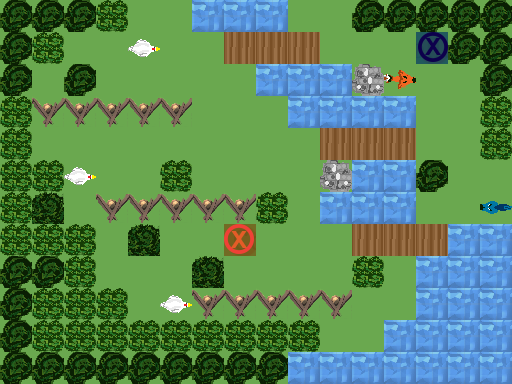

The image is a tile-based game level rendered from a .tmx file. Its description and complete source (layers, tilesets, objects, tile grids) follow:
An orthogonal 16x12 tile map with 32x32 px tiles, 3 tile layers (Ground, Obstacles, Objects), 1 hidden layer not drawn.

<map version="1.0" orientation="orthogonal" renderorder="right-down" width="16" height="12" tilewidth="32" tileheight="32" nextobjectid="1">
 <tileset firstgid="1" name="TilesetPlaceholder" tilewidth="32" tileheight="32" tilecount="240" columns="10">
  <image source="../../../../Tileset.png" width="320" height="768" />
 </tileset>
 <layer name="Ground" width="16" height="12">
  <data encoding="csv">
1,1,1,1,1,1,5,5,5,1,1,1,1,1,1,1,
1,1,1,1,1,1,1,1,5,5,1,1,1,1,1,1,
1,1,1,1,1,1,1,1,1,5,5,1,1,1,1,1,
1,1,1,1,1,1,1,1,1,1,5,5,5,1,1,1,
1,1,1,1,1,1,1,1,1,1,4,4,4,1,1,1,
1,1,1,1,1,1,1,1,1,1,1,5,5,1,1,1,
1,1,1,1,1,1,1,1,1,1,5,5,5,1,1,1,
1,1,1,1,1,1,1,1,1,1,1,4,4,4,5,5,
1,1,1,1,1,1,1,1,1,1,1,1,1,5,5,5,
1,1,1,1,1,1,1,1,1,1,1,1,1,5,5,5,
1,1,1,1,1,1,1,1,1,1,1,1,5,5,5,5,
1,1,1,1,1,1,1,1,1,5,5,5,5,5,5,5
</data>
 </layer>
 <layer name="Obstacles" width="16" height="12">
  <data encoding="csv">
42,42,42,44,0,0,0,0,0,0,0,42,42,42,42,42,
42,44,0,0,0,0,0,44,0,0,0,0,0,0,42,42,
42,0,42,0,0,0,0,0,5,0,0,43,0,0,0,42,
44,3221225513,3221225513,3221225513,3221225513,3221225513,0,0,0,5,0,0,0,0,0,44,
44,0,0,0,0,0,0,0,0,0,0,0,0,0,0,44,
44,44,0,0,0,44,0,0,0,0,43,0,0,42,0,0,
44,54,0,3221225513,3221225513,3221225513,3221225513,3221225513,44,0,0,0,0,0,0,0,
44,44,44,0,54,0,0,0,0,0,0,0,0,0,0,0,
42,42,44,0,0,0,54,0,0,0,0,44,0,0,0,0,
42,44,44,44,0,0,3221225513,3221225513,3221225513,3221225513,3221225513,0,0,0,0,0,
42,44,44,44,44,44,44,44,44,44,0,0,0,0,0,0,
42,42,42,42,42,42,42,42,42,0,0,0,0,0,0,0
</data>
 </layer>
 <layer name="Objects" width="16" height="12">
  <data encoding="csv">
0,0,0,0,0,0,0,0,0,0,0,0,0,0,0,0,
0,0,0,0,2684354745,0,0,4,4,4,0,0,0,182,0,0,
0,0,0,0,0,0,0,0,0,0,0,0,2684354751,0,0,0,
0,0,0,0,0,0,0,0,0,0,0,0,0,0,0,0,
0,0,0,0,0,0,0,0,0,0,0,0,0,0,0,0,
0,0,2684354745,0,0,0,0,0,0,0,0,0,0,0,0,0,
0,0,0,0,0,0,0,0,0,0,0,0,0,0,0,1610612928,
0,0,0,0,0,0,0,181,0,0,0,0,0,0,0,0,
0,0,0,0,0,0,0,0,0,0,0,0,0,0,0,0,
0,0,0,0,0,2684354745,0,0,0,0,0,0,0,0,0,0,
0,0,0,0,0,0,0,0,0,0,0,0,0,0,0,0,
0,0,0,0,0,0,0,0,0,0,0,0,0,0,0,0
</data>
 </layer>
 <layer name="Solution" width="16" height="12" visible="0">
  <data encoding="csv">
0,0,0,0,0,0,0,0,0,0,0,0,0,0,0,0,
0,0,0,0,0,0,0,232,232,233,233,233,233,0,0,0,
0,0,0,0,0,0,233,232,0,0,0,0,0,0,0,0,
0,0,0,0,0,0,232,0,0,0,0,0,0,0,0,0,
0,0,0,0,0,0,232,232,232,232,0,222,222,222,223,0,
0,0,0,0,0,0,0,0,0,0,0,0,0,0,222,0,
0,0,0,0,0,0,0,0,0,0,0,0,0,223,223,0,
0,0,0,0,0,0,0,0,223,223,223,222,222,222,0,0,
0,0,0,0,0,0,0,0,0,0,0,0,0,0,0,0,
0,0,0,0,0,0,0,0,0,0,0,0,0,0,0,0,
0,0,0,0,0,0,0,0,0,0,0,0,0,0,0,0,
0,0,0,0,0,0,0,0,0,0,0,0,0,0,0,0
</data>
 </layer>
</map>
